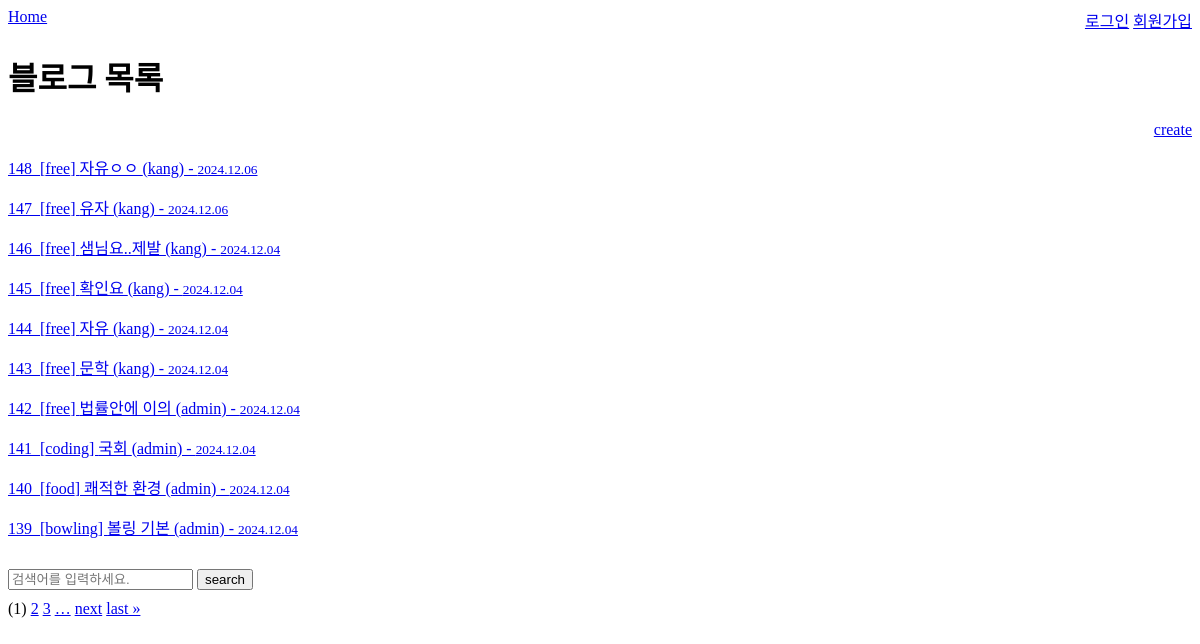
Before: / with the older database file.
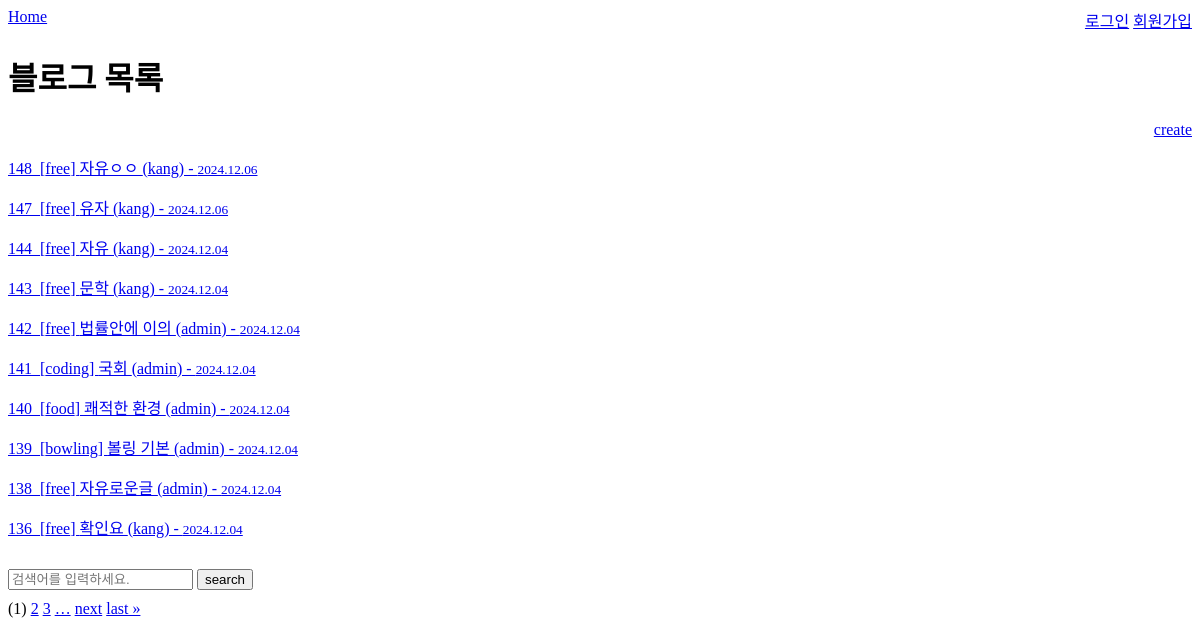
After: the same page with the newer database file.
### blog/models.py (models this page shows, shortened)
class Blog(models.Model):
    CATEGORY_CHOICES = (
        ('free', '자유'),
        ('food', '음식'),
        ('bowling', '볼링'),
        ('coding', '코딩'),
    )
    category = models.CharField("category", max_length=10, choices=CATEGORY_CHOICES)
    title = models.CharField('title', max_length=100)
    content = models.TextField("content")
    author = models.ForeignKey(User, on_delete=models.CASCADE)
    created_at = models.DateTimeField("작성일자",auto_now_add=True)
    updated_at = models.DateTimeField("수정일자", auto_now=True)
    class Meta:
        verbose_name = "블로그"
        verbose_name_plural = "블로그 목록"

### blog/views.py (the view)
# urls.py: path("", blog_list, name="blog_list"),
def blog_list(request):
    blogs = Blog.objects.all().order_by('-created_at')
    q = request.GET.get('q')
    if q:
        blogs = blogs.filter(
            Q(title__icontains=q) |
            Q(content__icontains=q)
        )
    paginator = Paginator(blogs, 10)
    page = request.GET.get('page')
    page_obj = paginator.get_page(page)
    context = {
        'page_obj': page_obj,
    }
    response = render(request, 'blog_list.html', context)
    return response

### templates/blog_list.html (shortened to what this page needs)
{% extends "base.html" %}
{% block content %}
    <h1>블로그 목록</h1>
    <p style="text-align: right">
        <a href="{% url 'blog_create' %}">create</a>
    </p>
    {% for blog in page_obj %}
        <p>
            <a href={% url 'blog_detail' blog.pk %}>
                {{ blog.id }}_[{{ blog.category }}] {{ blog.title }} ({{ blog.author.username }}) - <small>{{ blog.created_at | date:"Y.m.d"}}</small>
        </p>
    {% endfor %}
    <form method="get" style="margin-top: 30px; margin-bottom: 10px;">
        <input name="q" type="text" placeholder="검색어를 입력하세요." value="{% if request.GET.q %}{{ request.GET.q }}{% endif %}">
        <button>search</button>
    </form>
    <div>
        {% for i in page_obj.paginator.page_range %}
            {% if page_obj.number == i %}
                <span>({{ i }})</span>
            {% elif i > page_obj.number|add:-3 and i < page_obj.number|add:3 %}
                <a href="?page={{ i }}{% if request.GET.q %}&q={{ request.GET.q }}{% endif %}">{{ i }}</a>
            {% endif %}
        {% endfor %}
        {% if page_obj.number|add:2 < page_obj.paginator.num_pages %}
            <a href="?page={{ page_obj.number|add:3 }}{% if request.GET.q %}&q={{ request.GET.q }}{% endif %}">&hellip;</a>
        {% endif %}
        {% if page_obj.has_next %}
            <a href="?page={{ page_obj.next_page_number }}{% if request.GET.q %}&q={{ request.GET.q }}{% endif %}">next</a>
            <a href="?page={{ page_obj.paginator.num_pages }}{% if request.GET.q %}&q={{ request.GET.q }}{% endif %}">last &raquo;</a>
        {% endif %}
    </div>
{% endblock %}

### templates/base.html (shortened to what this page needs)
<!DOCTYPE html>
<html lang="en">
<head>
</head>
<body>
    <nav style="display: flex; justify-content: space-between">
        <div>
            <a href="{% url "blog_list" %}">Home</a>
        </div>
        <div style="text-align: right">
            {% if request.user.is_authenticated %}
                {{ request.user.username }}
                <form action="{% url 'logout' %}" method="POST" style="display: inline">
                    {% csrf_token %}
                    <button>로그아웃</button>
                </form>
            {% else %}
                <a href="{% url 'login' %}">로그인</a>
                <a href="{% url 'sign_up' %}">회원가입</a>
            {% endif %}
        </div>
    </nav>
    {% block content %}{% endblock %}
</body>
</html>

Changed rows visible on the page:
removed Blog: id "146", category "free", title "샘님요..제발", author.username "kang", created_at "2024.12.04"
removed Blog: id "145", category "free", title "확인요", author.username "kang", created_at "2024.12.04"
now on this page (row unchanged): Blog: id "138", category "free", title "자유로운글", author.username "admin", created_at "2024.12.04"
now on this page (row unchanged): Blog: id "136", category "free", title "확인요", author.username "kang", created_at "2024.12.04"
